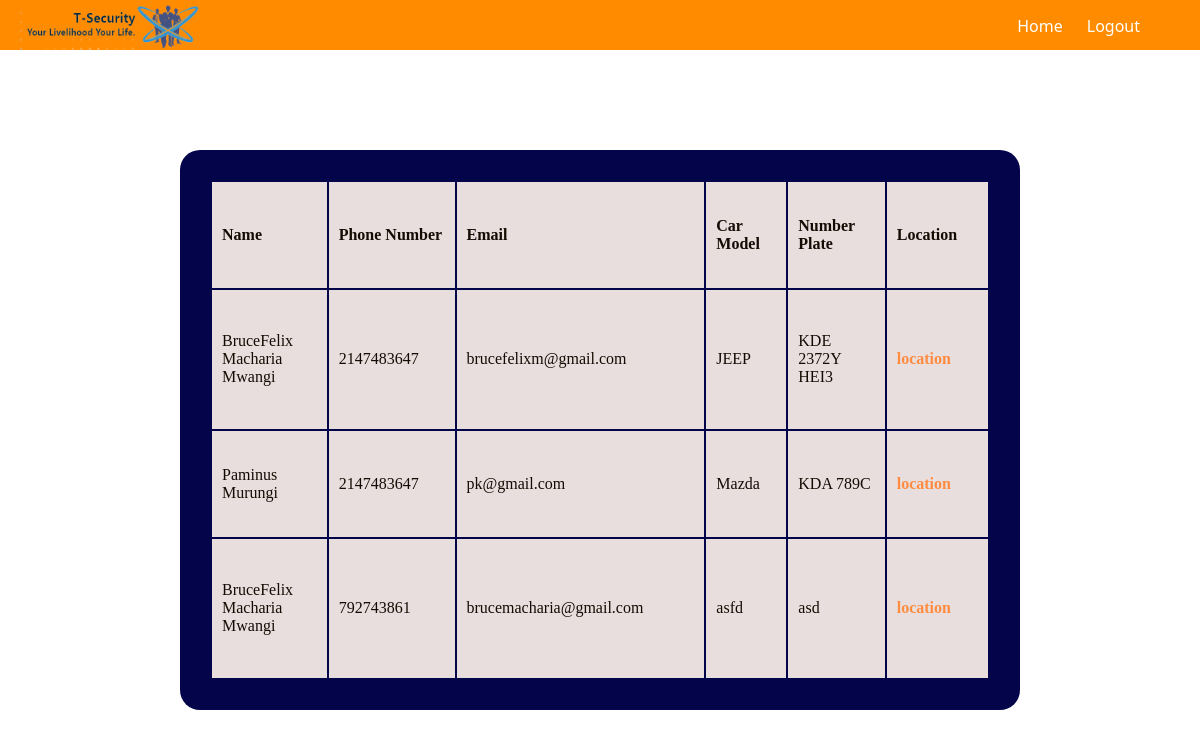
Page /Front-end/Dispatcher/drivers.php on the committed database.
### tables this page shows
CREATE TABLE `drivers` (
  `id` int(255) NOT NULL,
  `name` varchar(255) NOT NULL,
  `mail` varchar(255) NOT NULL,
  `profile` varchar(255) NOT NULL,
  `phone_number` int(255) NOT NULL,
  `password` varchar(255) NOT NULL
);

CREATE TABLE `taxi` (
  `id` int(255) NOT NULL,
  `mail` varchar(255) NOT NULL,
  `plates` varchar(255) NOT NULL,
  `model` varchar(255) NOT NULL,
  `picture` varchar(255) NOT NULL
);

### Front-end/Dispatcher/drivers.php (the view, shortened to what this page needs)
<?php
require "../../Back-end/connection.php";
$driverresult = mysqli_query($connection,"SELECT * FROM drivers");
$taxiresult = mysqli_query($connection,"SELECT * FROM taxi");
?>
<!DOCTYPE html>
<html lang="en">
<head>
    <link rel="stylesheet" href="styles/drivers.css" >
</head>
<body>
    <header>
        <nav>
            <div class="icon">
                <img src="../../images/logos/company-logo.png" alt="company logo">
            </div>
            <div class="nav-bar">
                <ul>
                    <li><a href="dispatcher.php">Home</a></li>
                    <li><a href="login.html">Logout</a></li>
                </ul>
            </div>
        </nav>
    </header>
    <main>
    <?php
        if(mysqli_num_rows($driverresult) > 0 && mysqli_num_rows($taxiresult) > 0 ) {
    ?>
        <table>
            <tr>
                <th>Name</th>
                <th>Phone Number</th>
                <th>Email</th>
                <th>Car Model</th>
                <th>Number Plate</th>
                <th>Location</th>
            </tr>
        <?php
            while(($taxirow = mysqli_fetch_assoc($taxiresult)) && ($driverrow = mysqli_fetch_assoc($driverresult))){
        ?>
            <tr>
                <td><?php echo $driverrow['name'];?></td>
                <td><?php echo $driverrow['phone_number'];?></td>
                <td><?php echo $driverrow['mail'];?></td>
                <td><?php echo $taxirow['model'];?></td>
                <td><?php echo $taxirow['plates'];?></td>
                <td><a style="font-weight: 900; color: #FF8C40;" href="#">location</a></td>
            </tr>
        <?php
            }
        ?>
        </table>
        <?php
            }
            else{
                echo "No result found".mysqli_error($connection);
            }
        ?>
    </main>
</body>
</html>

### Front-end/Dispatcher/styles/drivers.css (style rules this page uses)
* { box-sizing: border-box; margin: 0; padding: 0; color: rgb(0, 0, 0); }
nav { display: flex; flex-direction: row; background-color: #FF8C00; height: 50px; width: 100%; }
.icon { justify-content: flex-start; align-self: flex-start; width: 150px; height: 100px; padding: 0px 200px 0px 0px; }
.icon img { height: 50px; width: 200px; padding: 0 0 0 20px; margin: 0; }
ul { list-style: none; padding: 10px; }
li { padding: 5px 10px; display: inline-block; text-decoration: none; }
li a { text-decoration: none; color: white; font-family: 'Segoe UI', Tahoma, Geneva, Verdana, sans-serif; }
.nav-bar { position: absolute; right: 40px; }
table { background-color: #04044A; padding: 30px; border-radius: 20px 20px; margin: 100px auto; width: 70%; height: 70vh; }
td,th { color: #140c02; padding: 10px; background-color: rgb(233, 222, 222); text-align: left; width: 50px; height: 10px; }
table a { color: #140c02; text-decoration: none; }

### rows in the picture
drivers: name "BruceFelix Macharia Mwangi", phone_number "2147483647", mail "brucefelixm@gmail.com"
taxi: model "JEEP", plates "KDE 2372Y HEI3"
drivers: name "Paminus Murungi", phone_number "2147483647", mail "pk@gmail.com"
taxi: model "Mazda", plates "KDA 789C"
drivers: name "BruceFelix Macharia Mwangi", phone_number "792743861", mail "brucemacharia@gmail.com"
taxi: model "asfd", plates "asd"
